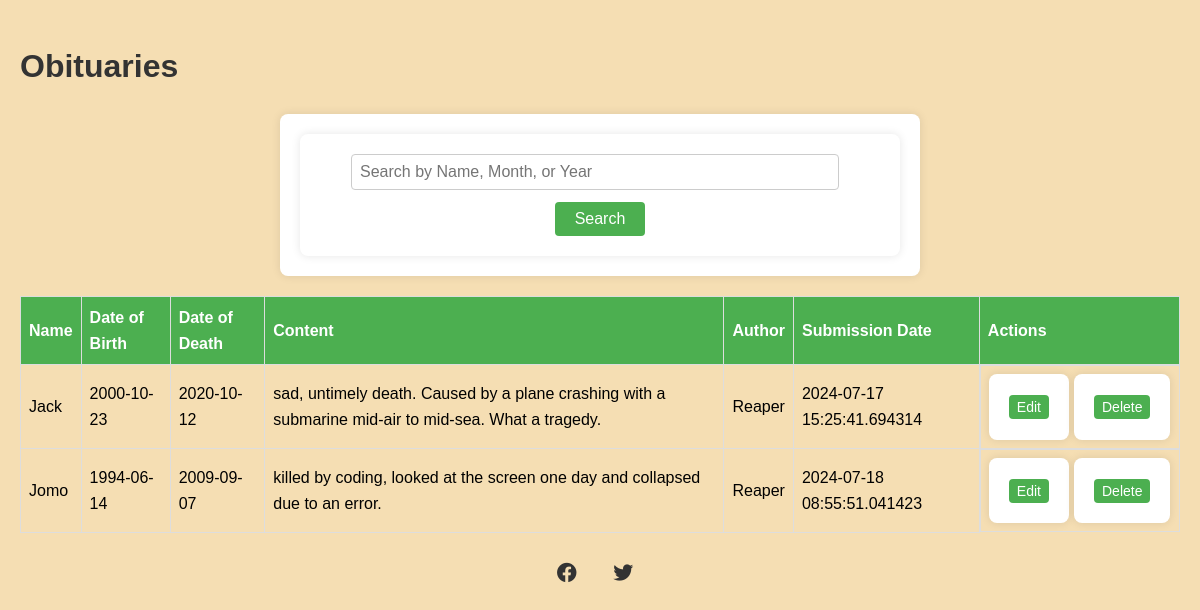
The page /view_obituaries on the database its author committed.
### app.py (models this page shows)
class Obituary(db.Model):
    id = db.Column(db.Integer, primary_key=True, autoincrement=True)
    name = db.Column(db.String(100), nullable=False)
    date_of_birth = db.Column(db.Date, nullable=False)
    date_of_death = db.Column(db.Date, nullable=False)
    content = db.Column(db.Text, nullable=False)
    author = db.Column(db.String(100), nullable=False)
    submission_date = db.Column(db.DateTime, default=datetime.utcnow, nullable=False)
    slug = db.Column(db.String(255), unique=True, nullable=False)

### app.py (the view, shortened to what this page needs)
@app.route('/view_obituaries', methods=['GET'])
def view_obituaries():
    search_query = request.args.get('search', '')
    obituaries = Obituary.query
    obituaries = obituaries.all()
    return render_template('view_obituaries.html', obituaries=obituaries)

### templates/view_obituaries.html (shortened to what this page needs)
<!DOCTYPE html>
<html lang="en">
<head>
    <link rel="stylesheet" href="{{ url_for('static', filename='style.css') }}">
    <link rel="stylesheet" href="https://cdnjs.cloudflare.com/ajax/libs/font-awesome/6.0.0-beta3/css/all.min.css">
</head>
<body>
    <h1>Obituaries</h1>
    <div class="search-bar">
        <form action="/view_obituaries" method="GET">
            <input type="text" id="search" name="search" placeholder="Search by Name, Month, or Year" value="{{ request.args.get('search', '') }}">
            <button type="submit">Search</button>
        </form>
    </div>
    <table>
        <thead>
            <tr>
                <th>Name</th>
                <th>Date of Birth</th>
                <th>Date of Death</th>
                <th>Content</th>
                <th>Author</th>
                <th>Submission Date</th>
                <th>Actions</th>
            </tr>
        </thead>
        <tbody>
            {% for obituary in obituaries %}
            <tr>
                <td>{{ obituary.name }}</td>
                <td>{{ obituary.date_of_birth }}</td>
                <td>{{ obituary.date_of_death }}</td>
                <td>{{ obituary.content }}</td>
                <td>{{ obituary.author }}</td>
                <td>{{ obituary.submission_date }}</td>
                <td class="actions">
                    <form action="/edit_obituary/{{ obituary.id }}" method="get">
                        <button type="submit">Edit</button>
                    </form>
                    <form action="/delete_obituary/{{ obituary.id }}" method="post">
                        <button type="submit" onclick="return confirm('Are you sure you want to delete this obituary?')">Delete</button>
                    </form>
                </td>
            </tr>
            {% endfor %}
        </tbody>
    </table>
    <footer>
        <a href="https://www.facebook.com/sharer/sharer.php?u={{ url_for('view_obituaries', _external=True) }}" target="_blank">
            <i class="fab fa-facebook"></i>
        </a>
        <a href="https://twitter.com/intent/tweet?url={{ url_for('view_obituaries', _external=True) }}&text=Check out these obituaries" target="_blank">
            <i class="fab fa-twitter"></i>
        </a>
    </footer>
</body>
</html>

### static/style.css (style rules this page uses)
body { font-family: Arial, sans-serif; line-height: 1.6; background-color: wheat; margin: 0; padding: 20px; }
h1 { color: #333; }
form { max-width: 600px; margin: 0 auto; background-color: #fff; padding: 20px; border-radius: 8px; box-shadow: 0 0 10px rgba(0,0,0,0.1); }
form input[type="text"], form input[type="date"], form textarea { width: calc(100% - 20px); padding: 8px; margin-bottom: 12px; border: 1px solid #ccc; border-radius: 4px; font-size: 16px; }
form button { background-color: #4CAF50; color: white; border: none; padding: 12px 20px; text-align: center; text-decoration: none; display: inline-block; font-size: 16px; border-radius: 4px; cursor: pointer; }
table { width: 100%; border-collapse: collapse; margin-top: 20px; }
thead { background-color: #4CAF50; color: white; }
th, td { border: 1px solid #ddd; padding: 8px; text-align: left; }
a { color: #4CAF50; text-decoration: none; }
a i.fab { font-size: 20px; margin-right: 10px; color: #333; }
.search-bar { max-width: 600px; margin: 0 auto 20px auto; background-color: #fff; padding: 20px; border-radius: 8px; box-shadow: 0 0 10px rgba(0,0,0,0.1); text-align: center; }
.search-bar input[type="text"] { width: calc(100% - 90px); padding: 8px; margin-right: 10px; border: 1px solid #ccc; border-radius: 4px; font-size: 16px; }
.search-bar button { background-color: #4CAF50; color: white; border: none; padding: 8px 20px; text-align: center; text-decoration: none; display: inline-block; font-size: 16px; border-radius: 4px; cursor: pointer; }
footer { margin-top: 20px; text-align: center; }
footer a { font-size: 24px; margin: 0 10px; color: #333; }
.actions { display: flex; justify-content: space-between; gap: 5px; }
.actions form { display: inline; }
.actions button { background-color: #4CAF50; color: white; border: none; padding: 4px 8px; text-align: center; text-decoration: none; display: inline-block; font-size: 14px; border-radius: 4px; cursor: pointer; }

### rows shown on the page
Obituary: name "Jack", date_of_birth "2000-10-23", date_of_death "2020-10-12", content "sad, untimely death. Caused by a plane crashing with a submarine mid-air to mid-sea. What a tragedy.", author "Reaper", submission_date "2024-07-17 15:25:41.694314"
Obituary: name "Jomo", date_of_birth "1994-06-14", date_of_death "2009-09-07", content "killed by coding, looked at the screen one day and collapsed due to an error.", author "Reaper", submission_date "2024-07-18 08:55:51.041423"
